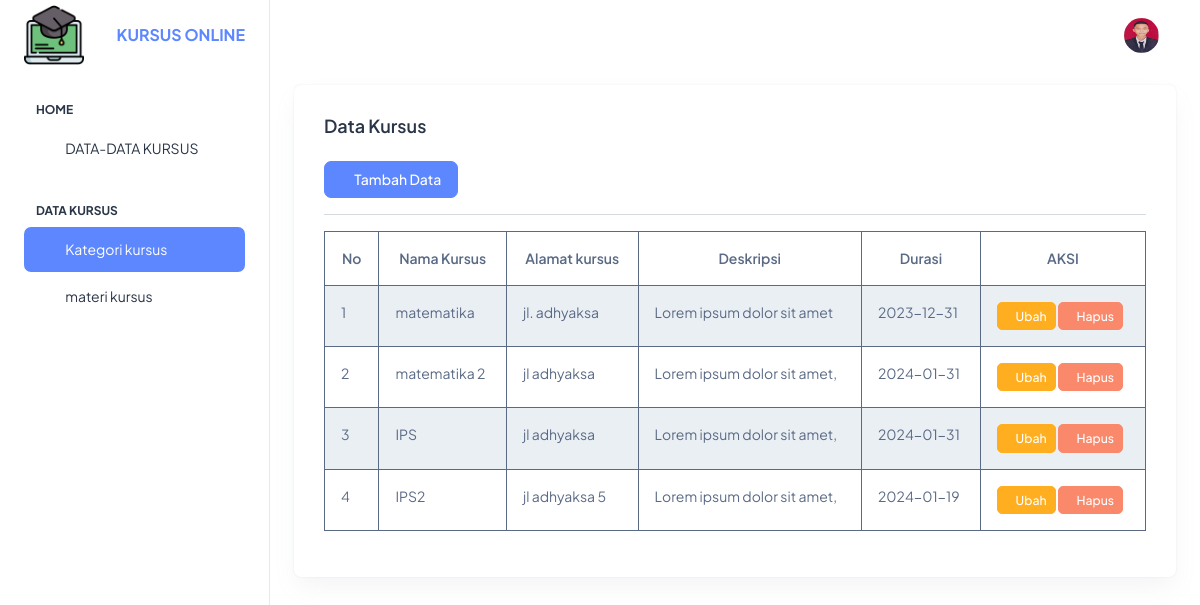
The app's page /kursus-app/index.php?page=kategori_read with its own data.
### tables this page shows
CREATE TABLE `nama_kursus` (
  `id` int NOT NULL,
  `nama` varchar(50) NOT NULL,
  `alamat` varchar(50) NOT NULL,
  `deskripsi` varchar(500) NOT NULL,
  `durasi` varchar(50) NOT NULL
);

### kursus-app/kategori_kursus/kategori_read.php (the view)
<div class="container-fluid">
    <div class="card">
        <div class="card-body">
            <h5 class="card-title fw-semibold mb-4">Data Kursus</h5>
            <a href="?page=kategori_add" class="btn btn-primary"><i class="ti ti-plus"></i> Tambah Data</a>
            <hr>
            <table class="table table-hover table-bordered table-striped" style="border: 1px;">
                <thead>
                    <tr style="text-align: center" >
                        <th>No</th>
                        <th>Nama Kursus</th>
                        <th>Alamat kursus</th>
                        <th>Deskripsi</th>
                        <th>Durasi</th>
                        <th>AKSI</th>
                    </tr>
                </thead>
                <tbody>
                    <?php
                    $no = 1;
                    $query = mysqli_query($konek, "select * from nama_kursus");
                    while ($data = mysqli_fetch_array($query)) { ?>
                        <tr>
                            <td><?= $no++ ?></td>
                            <td><?= $data['nama'] ?></td>
                            <td><?= $data['alamat'] ?></td>
                            <td><?= $data['deskripsi'] ?></td>
                            <td><?= $data['durasi'] ?></td>
                            <td>
                            <a href="?page=kategori_edit&id=<?= $data[0];?>" class="btn btn-sm btn-warning"><i class="ti ti-edit"></i>Ubah</a>
                            <a href="?page=kategori_delete&id=<?= $data[0];?>" class="btn btn-sm btn-danger" onclick="return confirm('Yakin Ingin mengahapus data???')" ><i class="ti ti-trash"></i>Hapus</a>
                        </td>
                        </tr>
                    <?php } ?>
                </tbody>
            </table>
        </div>
    </div>
</div>

### kursus-app/template/sidebar.php (shortened to what this page needs)
<!doctype html>
<html lang="en">
<head>
    <link rel="stylesheet" href="assets/css/styles.min.css" />
</head>
<body>
    <div class="page-wrapper" id="main-wrapper" data-layout="vertical" data-navbarbg="skin6" data-sidebartype="full" data-sidebar-position="fixed" data-header-position="fixed">
        <aside class="left-sidebar">
            <div>
                <div class="brand-logo d-flex align-items-center justify-content-between" style="text-decoration: none; color: inherit; font-size: 1.00rem; font-weight: bold;">
                <a href="./index.php?page=dashboard" class="text-nowrap logo-img">
                        <img src="assets/images/logos/dark-logo.png" width="60" alt="" />
                </a>
                <a href="./index.php?page=dashboard" tyle="text-decoration: none; color: inherit; font-size: 1.00rem; font-weight: bold;">KURSUS ONLINE</a>
                </div>
                <nav class="sidebar-nav scroll-sidebar" data-simplebar="">
                    <ul id="sidebarnav">
                        <li class="nav-small-cap">
                            <span class="hide-menu">Home</span>
                        </li>
                        <li class="sidebar-item">
                            <a class="sidebar-link" href="?page=dashboard" aria-expanded="false">
                                <span>
                                    <i class="ti ti-layout-dashboard"></i>
                                </span>
                                <span class="hide-menu">DATA-DATA KURSUS</span>
                            </a>
                        </li>
                        <li class="nav-small-cap">
                            <span class="hide-menu">DATA KURSUS</span>
                        </li>
                        <li class="sidebar-item">
                            <a class="sidebar-link" href="?page=kategori_read" aria-expanded="false">
                                <span>
                                    <i class="ti ti-article"></i>
                                </span>
                                <span class="hide-menu">Kategori kursus</span>
                            </a>
                        </li>
                        <li class="sidebar-item">
                            <a class="sidebar-link" href="?page=materi_read" aria-expanded="false">
                                <span>
                                    <i class="ti ti-book"></i>
                                </span>
                                <span class="hide-menu">materi kursus</span>
                            </a>
                        </li>
                    </ul>
                </nav>
            </div>
        </aside>

### kursus-app/template/header.php (shortened to what this page needs)
<div class="body-wrapper">
    <header class="app-header">
        <nav class="navbar navbar-expand-lg navbar-light">
            <div class="navbar-collapse justify-content-end px-0" id="navbarNav">
                <ul class="navbar-nav flex-row ms-auto align-items-center justify-content-end">
                    <li class="nav-item dropdown">
                        <a class="nav-link nav-icon-hover" href="javascript:void(0)" id="drop2" data-bs-toggle="dropdown" aria-expanded="false">
                            <img src="assets/images/profile/user-1.jpg" alt="" width="35" height="35" class="rounded-circle">
                        </a>
                    </li>
                </ul>
            </div>
        </nav>
    </header>

### kursus-app/index.php (shortened to what this page needs)
<?php
include "pengaturan/koneksi.php";
include "template/sidebar.php";
include "template/header.php";
$page = $_GET['page'];
switch ($page) {
    case "kategori_read";
        include "kategori_kursus/kategori_read.php";
        break;
}
include "template/footer.php";

### kursus-app/template/footer.php (shortened to what this page needs)
</div>
</div>
</body>
</html>

### records on screen
nama_kursus: nama "matematika", alamat "jl. adhyaksa", deskripsi "Lorem ipsum dolor sit amet", durasi "2023-12-31"
nama_kursus: nama "matematika 2", alamat "jl adhyaksa", deskripsi "Lorem ipsum dolor sit amet,", durasi "2024-01-31"
nama_kursus: nama "IPS", alamat "jl adhyaksa", deskripsi "Lorem ipsum dolor sit amet,", durasi "2024-01-31"
nama_kursus: nama "IPS2", alamat "jl adhyaksa 5", deskripsi "Lorem ipsum dolor sit amet,", durasi "2024-01-19"
